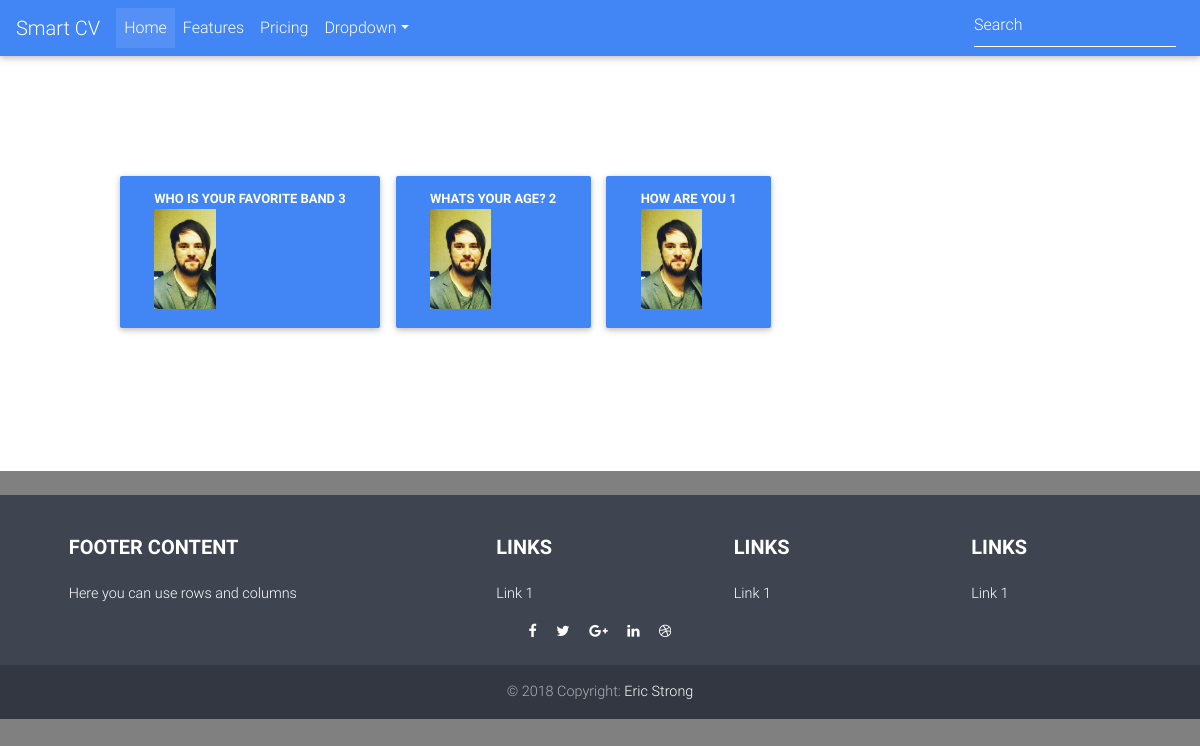
/polls/, run on an earlier commit of the app's database.
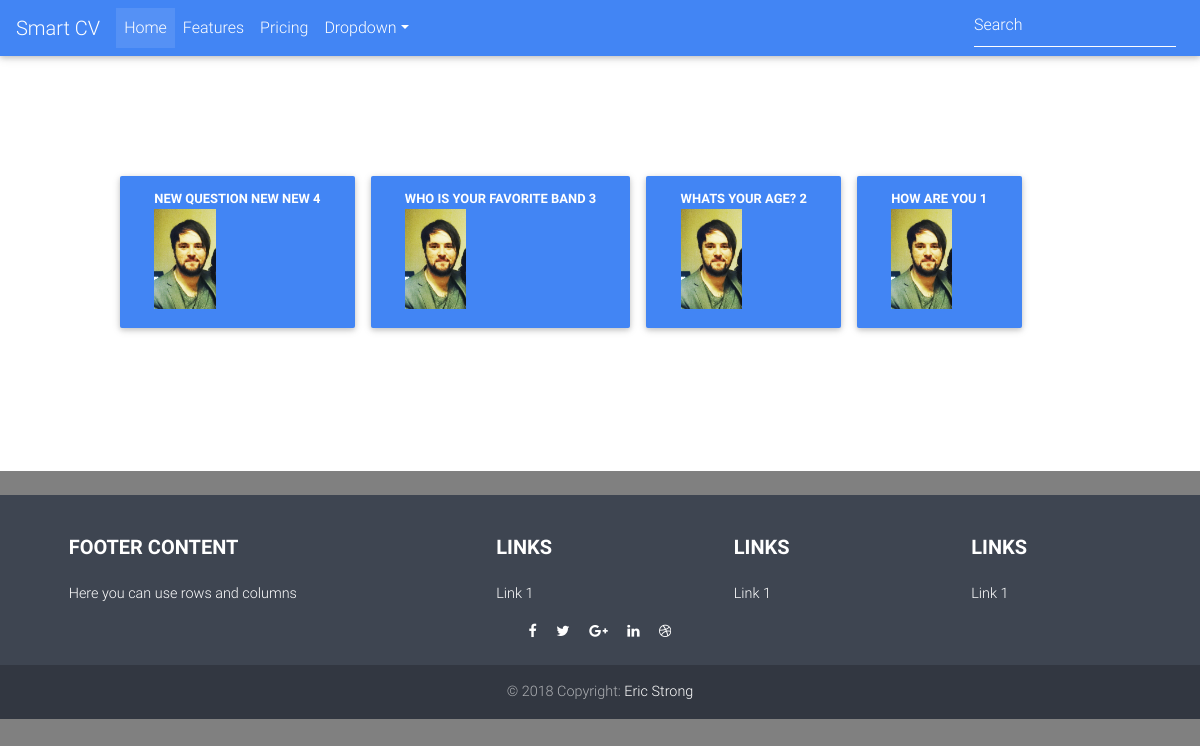
And on a later commit of the database.
### polls/models.py (models this page shows, shortened)
class Question(models.Model):
    question_text = models.CharField(max_length=200)
    pub_date = models.DateTimeField('date published')

### polls/views.py (the view)
def index(request):
    latestQuestions = Question.objects.order_by('-pub_date')[:5]
    template = loader.get_template('polls/index.html')
    context = {'latestQuestions': latestQuestions}
    return render(request, 'polls/index.html',context)

### polls/templates/polls/index.html (shortened to what this page needs)
{% extends 'polls/base.html' %}
{% block main_content %}
{% load staticfiles %}
<div id="container">
    {% if latestQuestions %}
    {% for question in latestQuestions %}
    <a id="myBtn" href="/polls/{{question.id}}" class="btn btn-primary"><b>{{question.question_text}}</b>
        <b>{{question.id}}</b>
        <div class="view overlay">
            <img src="{% static 'assets/images/eric.jpg'%}" alt="" height="100px">
        </div>
    </a>
    {% endfor %}
    {% else %}
    <h4>no questions</h4>
    {% endif %}
</div>
{% endblock %}

### polls/templates/polls/base.html (shortened to what this page needs)
<!DOCTYPE html>
<html lang="en">
<head>
    {% load staticfiles %}
    <link rel="stylesheet" href="https://maxcdn.bootstrapcdn.com/font-awesome/4.7.0/css/font-awesome.min.css">
    <link href="{% static 'css/bootstrap.min.css' %}" rel="stylesheet">
    <link href="{% static 'css/mdb.min.css' %}" rel="stylesheet">
    <link href=" {% static 'css/mystyles.css' %}" rel="stylesheet">
    <link rel="stylesheet" href="//code.jquery.com/ui/1.12.1/themes/base/jquery-ui.css">
</head>
<body>
{% include "polls/nav.html" %}
<div id="container">
    {% block main_content %}
    {% endblock %}
</div>
{% include "polls/footer.html" %}
</body>
</html>

### polls/templates/polls/nav.html (shortened to what this page needs)
<nav class="navbar navbar-expand-lg navbar-dark primary-color">
    <a class="navbar-brand" href="/polls/">Smart CV
    </a>
    <div class="collapse navbar-collapse" id="basicExampleNav">
        <ul class="navbar-nav mr-auto">
            <li class="nav-item active">
                <a class="nav-link" href="#">Home
                </a>
            </li>
            <li class="nav-item">
                <a class="nav-link" href="#">Features</a>
            </li>
            <li class="nav-item">
                <a class="nav-link" href="#">Pricing</a>
            </li>
            <li class="nav-item dropdown">
                <a class="nav-link dropdown-toggle" id="navbarDropdownMenuLink" data-toggle="dropdown"
                   aria-haspopup="true" aria-expanded="false">Dropdown</a>
            </li>
        </ul>
        <form class="form-inline">
            <div class="md-form my-0">
                <input class="form-control mr-sm-2" type="text" placeholder="Search" aria-label="Search">
            </div>
        </form>
    </div>
</nav>

### polls/templates/polls/footer.html (shortened to what this page needs)
<footer class="page-footer font-small stylish-color-dark pt-4 mt-4">
    <div class="container text-center text-md-left">
        <div class="row">
            <div class="col-md-4 mx-auto">
                <h5 class="font-weight-bold text-uppercase mt-3 mb-4">Footer Content</h5>
                <p>Here you can use rows and columns </p>
            </div>
            <div class="col-md-2 mx-auto">
                <h5 class="font-weight-bold text-uppercase mt-3 mb-4">Links</h5>
                <ul class="list-unstyled">
                    <li>
                        <a href="#!">Link 1</a>
                    </li>
                </ul>
            </div>
            <div class="col-md-2 mx-auto">
                <h5 class="font-weight-bold text-uppercase mt-3 mb-4">Links</h5>
                <ul class="list-unstyled">
                    <li>
                        <a href="#!">Link 1</a>
                    </li>
                </ul>
            </div>
            <div class="col-md-2 mx-auto">
                <h5 class="font-weight-bold text-uppercase mt-3 mb-4">Links</h5>
                <ul class="list-unstyled">
                    <li>
                        <a href="#!">Link 1</a>
                    </li>
                </ul>
            </div>
        </div>
    </div>
    <ul class="list-unstyled list-inline text-center">
        <li class="list-inline-item">
            <a class="btn-floating btn-fb mx-1">
                <i class="fa fa-facebook"> </i>
            </a>
        </li>
        <li class="list-inline-item">
            <a class="btn-floating btn-tw mx-1">
                <i class="fa fa-twitter"> </i>
            </a>
        </li>
        <li class="list-inline-item">
            <a class="btn-floating btn-gplus mx-1">
                <i class="fa fa-google-plus"> </i>
            </a>
        </li>
        <li class="list-inline-item">
            <a class="btn-floating btn-li mx-1">
                <i class="fa fa-linkedin"> </i>
            </a>
        </li>
        <li class="list-inline-item">
            <a class="btn-floating btn-dribbble mx-1">
                <i class="fa fa-dribbble"> </i>
            </a>
        </li>
    </ul>
    <div class="footer-copyright text-center py-3">© 2018 Copyright:
        <a href="#"> Eric Strong</a>
    </div>
</footer>

### polls/static/css/mystyles.css (style rules this page uses)
body { background-color:grey; width:100%; }
#container { padding:5%; height:100%; background-color:white; }
#myBtn { padding-bottom:2%; margin-bottom:3%; }

What changed in the data, as far as the page shows it:
added Question: question_text "NEW QUESTION NEW NEW", id "4"
